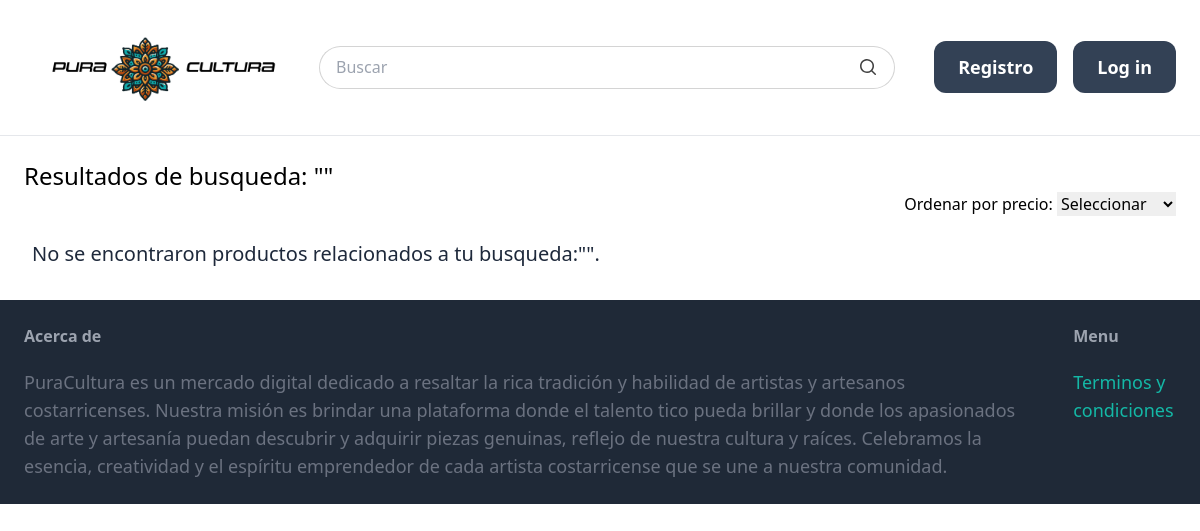
/items/search/, run on an earlier commit of the app's database.
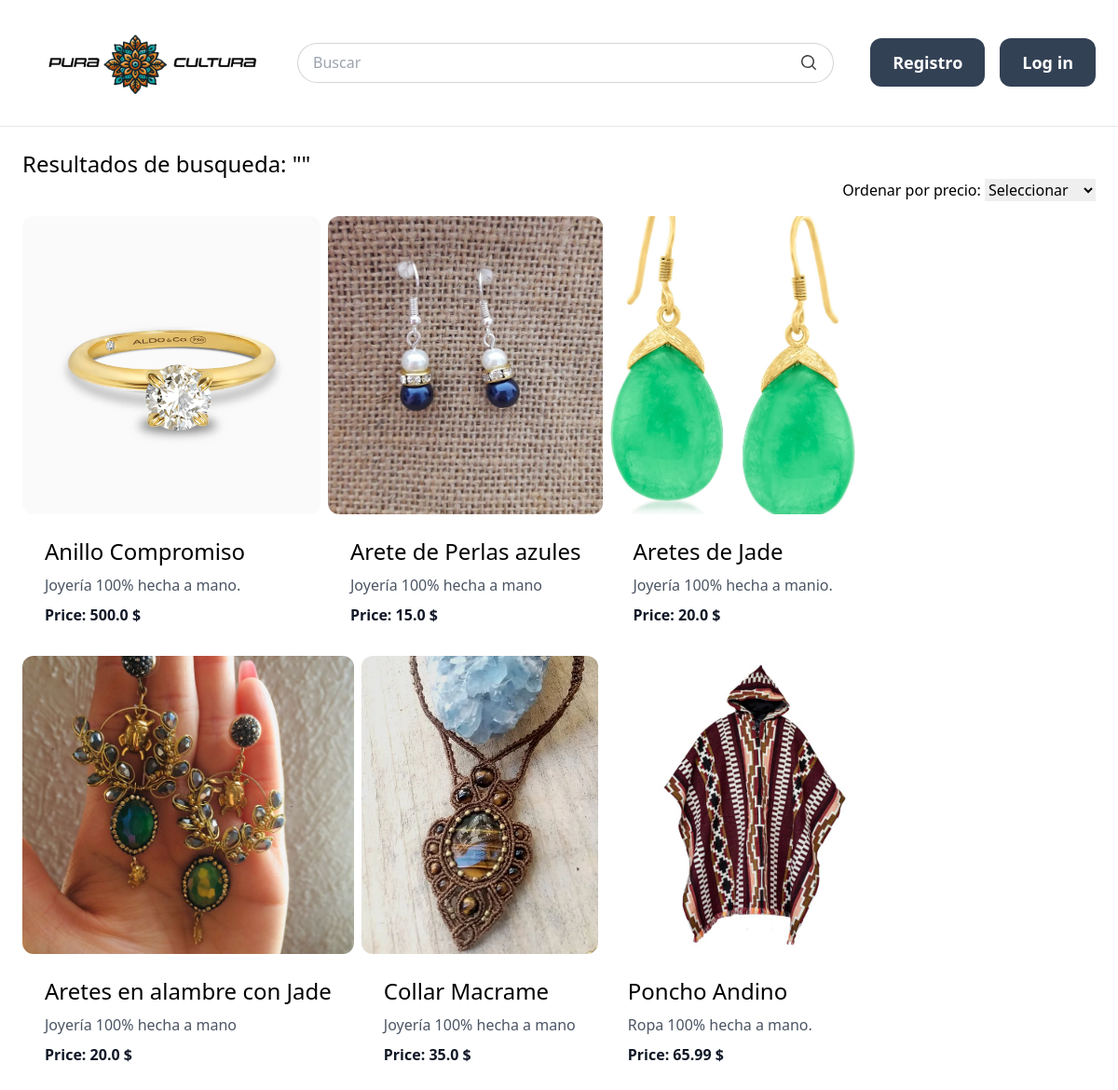
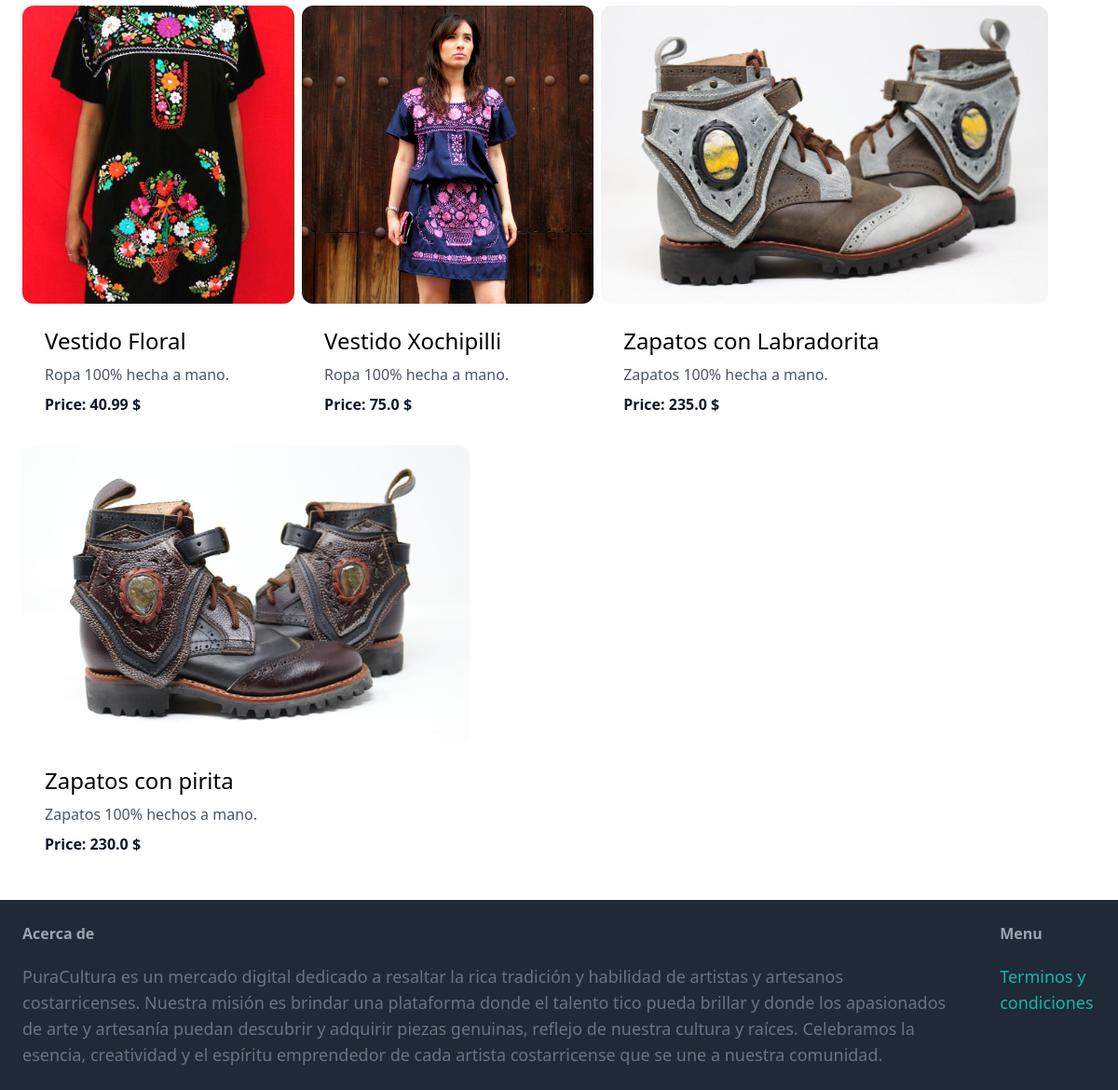
And on a later commit of the database (2 pictures, top to bottom).
### item/models.py (models this page shows, shortened)
class Item(models.Model):
    category = models.ForeignKey(Category, related_name='items', on_delete=models.CASCADE, verbose_name='Categoría')
    name = models.CharField(max_length=255, verbose_name='Nombre')
    description = models.TextField(blank=True, null=True, verbose_name='Descripción')
    price = models.FloatField(verbose_name='Precio')
    image = models.ImageField(upload_to='item_images', blank=True, null=True, verbose_name='Imagen')
    created_by = models.ForeignKey(settings.AUTH_USER_MODEL, related_name='items', on_delete=models.CASCADE, verbose_name='Creado por')
    created_at = models.DateTimeField(auto_now_add=True, verbose_name='Creado en')
    stock = models.PositiveIntegerField(default=1, verbose_name='Inventario')
    class Meta:
        ordering = ('name',)

### item/views.py (the view)
# urls.py: path('search/', views.search, name='search'),
def search(request):
    query = request.GET.get('query', '')
    sort_option = request.GET.get('sort', '')
    items = Item.objects.filter(Q(name__icontains=query) | Q(description__icontains=query), stock__gt=0)
    if sort_option == 'asc':
        items = items.order_by('price')
    elif sort_option == 'desc':
        items = items.order_by(F('price').desc())
    paginator = Paginator(items, 10)
    page_number = request.GET.get('page')
    item = paginator.get_page(page_number)
    return render(request, 'item/search.html', {
        'query': query,
        'item': item
    })

### item/cart.py (called while the page is built)
    def __len__(self):
        return sum(item['quantity'] for item in self.cart.values())

### item/context_processors.py (called while the page is built)
def cart_item_count(request):
    return {'cart_item_count': len(Cart(request))}

### item/templates/item/search.html (shortened to what this page needs)
{% extends 'core/base.html' %}
{% block content %}
    <h1 class="text-2xl">Resultados de busqueda: "{{query}}"</h1>
    <div class="flex justify-end mb-4">
        <form id="searchForm" method="get" action="{% url 'item:search' %}">
            <label for="sort">Ordenar por precio:</label>
            <select id="sort" name="sort" onchange="submitForm()">
                <option value="">Seleccionar</option>
            </select>
        </form>
    </div>
    <div class="flex flex-wrap gap-2">
        {% if item %}
            {% for i in item %}
                <div>
                    <a href= "{% url 'item:detail' i.id %}">
                        <div>
                            <img src="{{ i.image.url }}" alt="item" class="w-full h-80 object-cover rounded-xl">
                        </div>
                        <div class="p-6 bg-white rounded-xl">
                            <h2 class="mb-2 text-2xl">{{ i.name }}</h2>
                            <p class="mb-2 text-gray-600">{{ i.description }}</p>
                            <p class="text-gray-900 font-bold">Price: {{ i.price }} $</p>
                        </div>
                    </a>
                </div>
            {% endfor %}
        {% else %}
        <div class="w-full p-2">
            <p class="text-xl text-slate-800">No se encontraron productos relacionados a tu busqueda:"{{query}}".</p>
        </div>
        {% endif %}
    </div>
{% endblock %}

What changed in the data, as far as the page shows it:
added Item: image (picture), name "Anillo Compromiso", description "Joyería 100% hecha a mano.", price "500.0"
added Item: image (picture), name "Arete de Perlas azules", description "Joyería 100% hecha a mano", price "15.0"
added Item: image (picture), name "Aretes de Jade", description "Joyería 100% hecha a manio.", price "20.0"
added Item: image (picture), name "Aretes en alambre con Jade", description "Joyería 100% hecha a mano", price "20.0"
added Item: image (picture), name "Collar Macrame", description "Joyería 100% hecha a mano", price "35.0"
added Item: image (picture), name "Poncho Andino", description "Ropa 100% hecha a mano.", price "65.99"
added Item: image (picture), name "Vestido Floral", description "Ropa 100% hecha a mano.", price "40.99"
added Item: image (picture), name "Vestido Xochipilli", description "Ropa 100% hecha a mano.", price "75.0"
added Item: image (picture), name "Zapatos con Labradorita", description "Zapatos 100% hecha a mano.", price "235.0"
added Item: image (picture), name "Zapatos con pirita", description "Zapatos 100% hechos a mano.", price "230.0"
Also different on the page:
text no longer shown: "No se encontraron productos relacionados a tu busqueda:\" \"."
